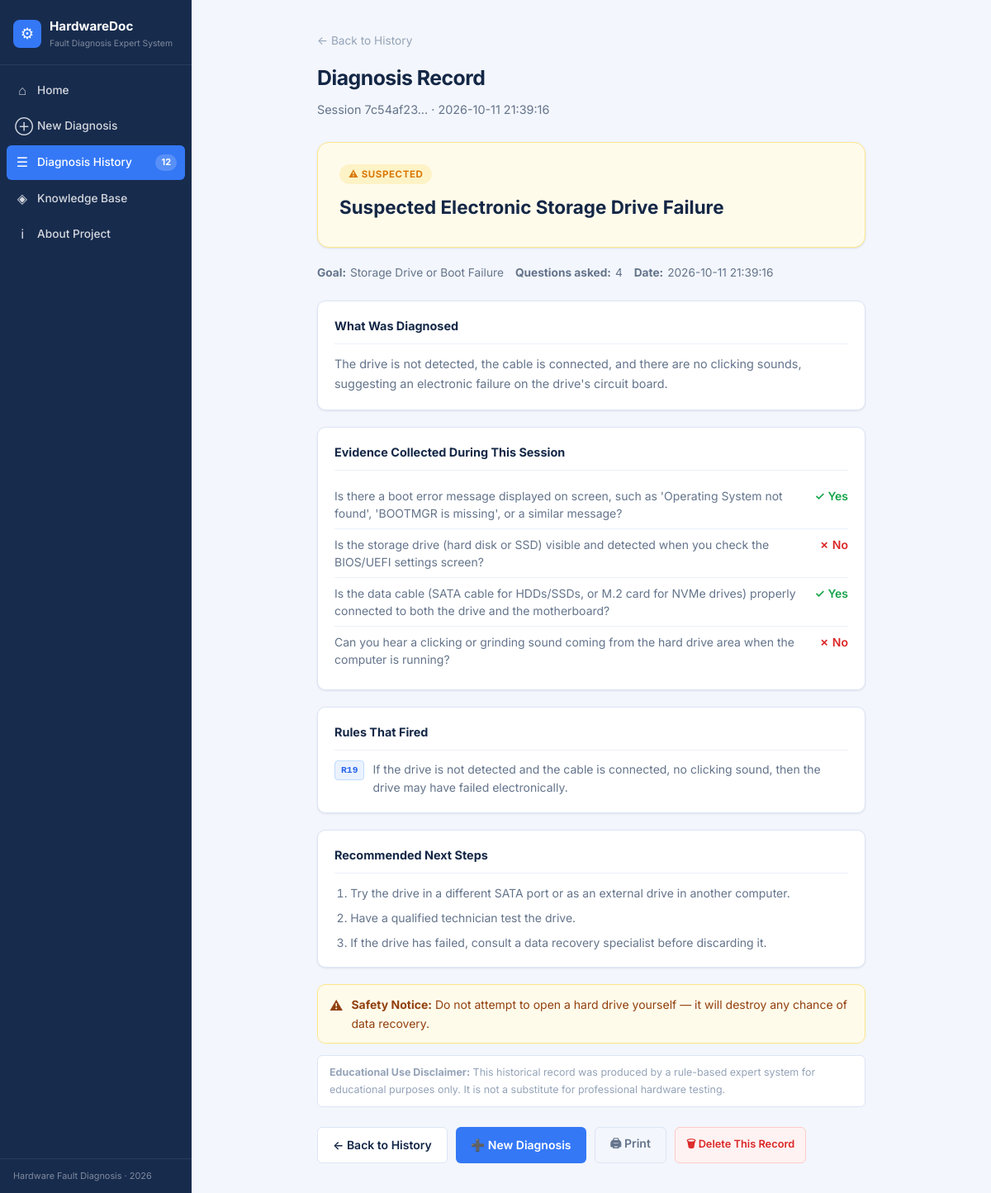
The page /history/7c54af23-f6e2-4b8e-aee9-6a8bcb2328b7 on the database its author committed.
### tables this page shows
CREATE TABLE diagnosis_sessions (
                session_id      TEXT PRIMARY KEY,
                created_at      TEXT NOT NULL,
                goal_id         TEXT NOT NULL,
                goal_label      TEXT NOT NULL,
                conclusion_id   TEXT,
                conclusion_label TEXT NOT NULL,
                status_label    TEXT NOT NULL,
                confidence      TEXT NOT NULL,
                questions_asked INTEGER NOT NULL DEFAULT 0,
                answers_json    TEXT NOT NULL,
                result_json     TEXT NOT NULL,
                inference_summary TEXT NOT NULL
            );

### app.py (the view)
@app.route("/history/<session_id>")
def history_detail(session_id):
    record = get_session_detail(session_id)
    if not record:
        abort(404)
    return render_template("history_detail.html", record=record)

### app.py (called while the page is built)
@app.context_processor
def inject_globals():
    return {
        "app_name": "HardwareDoc",
        "current_year": datetime.now().year,
        "kb_errors": KB["validation_errors"],
        "history_count": count_sessions(),
    }

### database/history.py (called while the page is built)
def get_db_path() -> str:
    os.makedirs(os.path.dirname(DB_PATH), exist_ok=True)
    return DB_PATH

def get_connection(db_path: str | None = None) -> sqlite3.Connection:
    path = db_path or get_db_path()
    conn = sqlite3.connect(path)
    conn.row_factory = sqlite3.Row
    return conn

def init_db(db_path: str | None = None) -> None:
    with get_connection(db_path) as conn:
        conn.execute("""
            CREATE TABLE IF NOT EXISTS diagnosis_sessions (
                session_id      TEXT PRIMARY KEY,
                created_at      TEXT NOT NULL,
                goal_id         TEXT NOT NULL,
                goal_label      TEXT NOT NULL,
                conclusion_id   TEXT,
                conclusion_label TEXT NOT NULL,
                status_label    TEXT NOT NULL,
                confidence      TEXT NOT NULL,
                questions_asked INTEGER NOT NULL DEFAULT 0,
                answers_json    TEXT NOT NULL,
                result_json     TEXT NOT NULL,
                inference_summary TEXT NOT NULL
            )
        """)
        conn.commit()

def get_session_detail(session_id: str, db_path: str | None = None) -> dict | None:
    init_db(db_path)
    with get_connection(db_path) as conn:
        row = conn.execute(
            """
            SELECT * FROM diagnosis_sessions WHERE session_id = ?
            """,
            (session_id,),
        ).fetchone()
    if not row:
        return None
    record = dict(row)
    try:
        record["answers"] = json.loads(record["answers_json"])
    except Exception:
        record["answers"] = []
    try:
        record["result"] = json.loads(record["result_json"])
    except Exception:
        record["result"] = {}
    try:
        record["inference_summary"] = json.loads(record["inference_summary"])
    except Exception:
        record["inference_summary"] = {}
    return record

def count_sessions(db_path: str | None = None) -> int:
    init_db(db_path)
    with get_connection(db_path) as conn:
        row = conn.execute(
            "SELECT COUNT(*) as cnt FROM diagnosis_sessions"
        ).fetchone()
    return row["cnt"] if row else 0

### templates/history_detail.html (shortened to what this page needs)
{% extends "base.html" %}
{% block content %}
<div class="page-inner page-narrow">
  <div class="page-header">
    <a href="{{ url_for('history') }}" class="back-link" id="back-to-history">← Back to History</a>
    <h1 class="page-title">Diagnosis Record</h1>
    <p class="page-subtitle">Session {{ record.session_id[:8] }}... · {{ record.created_at | replace('T', ' ') }}</p>
  </div>
  <div class="result-header result-{{ record.confidence }}">
    <div class="result-status-badge">
      {% if record.confidence == 'confirmed' %}✓ Confirmed by Rules
      {% elif record.confidence == 'suspected' %}⚠ Suspected
      {% else %}◌ Insufficient Evidence
      {% endif %}
    </div>
    <h2 class="result-title">{{ record.conclusion_label }}</h2>
  </div>
  <div class="result-meta">
    <span class="result-meta-item">
      <strong>Goal:</strong> {{ record.goal_label }}
    </span>
    <span class="result-meta-item">
      <strong>Questions asked:</strong> {{ record.questions_asked }}
    </span>
    <span class="result-meta-item">
      <strong>Date:</strong> {{ record.created_at | replace('T', ' ') }}
    </span>
  </div>
  {% if record.inference_summary %}
  {% set snap = record.inference_summary %}
  {% if snap.conclusion_description %}
  <div class="result-section">
    <h2 class="result-section-title">What Was Diagnosed</h2>
    <p class="result-description">{{ snap.conclusion_description }}</p>
  </div>
  {% endif %}
  {% if snap.known_facts %}
  <div class="result-section">
    <h2 class="result-section-title">Evidence Collected During This Session</h2>
    <div class="facts-table">
      {% for fact in snap.known_facts %}
      <div class="fact-row">
        <span class="fact-question">{{ fact.question }}</span>
        <span class="fact-answer answer-{{ fact.answer }}">
          {% if fact.answer == 'yes' %}✓ Yes
          {% elif fact.answer == 'no' %}✗ No
          {% else %}? Unknown{% endif %}
        </span>
      </div>
      {% endfor %}
    </div>
  </div>
  {% endif %}
  {% if snap.fired_rules %}
  <div class="result-section">
    <h2 class="result-section-title">Rules That Fired</h2>
    <div class="rules-list">
      {% for rule in snap.fired_rules %}
      <div class="rule-item">
        <span class="rule-id-badge">{{ rule.id }}</span>
        <span class="rule-desc">{{ rule.description }}</span>
      </div>
      {% endfor %}
    </div>
  </div>
  {% endif %}
  {% if snap.next_steps %}
  <div class="result-section">
    <h2 class="result-section-title">Recommended Next Steps</h2>
    <ol class="next-steps-list">
      {% for step in snap.next_steps %}
      <li>{{ step }}</li>
      {% endfor %}
    </ol>
  </div>
  {% endif %}
  {% if snap.safety_note %}
  <div class="safety-note" role="note">
    <span class="safety-icon" aria-hidden="true">⚠</span>
    <div><strong>Safety Notice:</strong> {{ snap.safety_note }}</div>
  </div>
  {% endif %}
  {% endif %}
  <div class="disclaimer" role="note">
    <strong>Educational Use Disclaimer:</strong> This historical record was produced by a
    rule-based expert system for educational purposes only. It is not a substitute for
    professional hardware testing.
  </div>
  <div class="result-actions">
    <a href="{{ url_for('history') }}" class="btn btn-secondary" id="hist-back-btn">← Back to History</a>
    <a href="{{ url_for('diagnosis_new') }}" class="btn btn-primary" id="hist-new-diag-btn">➕ New Diagnosis</a>
    <button onclick="window.print()" class="btn btn-ghost" id="hist-print-btn">🖨 Print</button>
    <button class="btn btn-danger btn-sm"
            onclick="confirmDeleteRecord('{{ record.session_id }}')"
            id="hist-delete-btn">
      🗑 Delete This Record
    </button>
  </div>
</div>
{% endblock %}

### rows shown on the page
diagnosis_sessions: created_at "2026-10-11 21:39:16", conclusion_label "Suspected Electronic Storage Drive Failure", goal_label "Storage Drive or Boot Failure", questions_asked "4"

### other values the page prints
{{ history_count }} "12"
{{ record.session_id[:8] }} "7c54af23"
{{ snap.conclusion_description }} "The drive is not detected, the cable is connected, and there are no clicking sounds, suggesting an electronic failure on the drive's circuit board."
{{ fact.question }} "Is there a boot error message displayed on screen, such as 'Operating System not found', 'BOOTMGR is missing', or a similar message?" "Is the storage drive (hard disk or SSD) visible and detected when you check the BIOS/UEFI settings screen?" "Is the data cable (SATA cable for HDDs/SSDs, or M.2 card for NVMe drives) properly connected to both the drive and the motherboard?" "Can you hear a clicking or grinding sound coming from the hard drive area when the computer is running?"
{{ rule.id }} "R19"
{{ rule.description }} "If the drive is not detected and the cable is connected, no clicking sound, then the drive may have failed electronically."
{{ step }} "Try the drive in a different SATA port or as an external drive in another computer." "Have a qualified technician test the drive." "If the drive has failed, consult a data recovery specialist before discarding it."
{{ snap.safety_note }} "Do not attempt to open a hard drive yourself — it will destroy any chance of data recovery."
